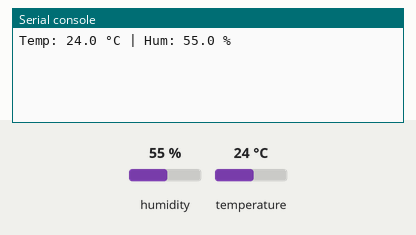
Recording of a program running on a simulated MicroPython board. Shown: the last lines printed to the serial console. The inputs (shaded band) are chosen by the test bench; at power-on: humidity 55 %, temperature 24 °C.

Above: at 1.3 s.
1.4 s: humidity set to 22 %
At 2.8 s:
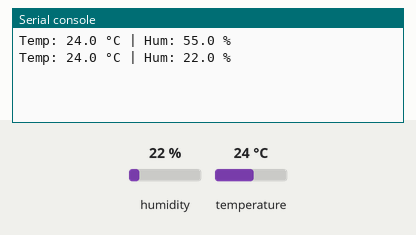
4.1 s: temperature set to 12 °C
At 5.1 s:
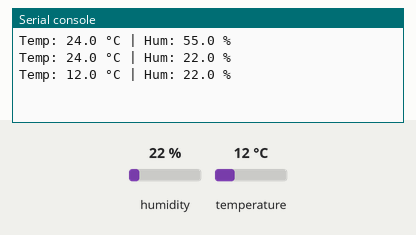
6.8 s: humidity set to 40 %
At 8.6 s:
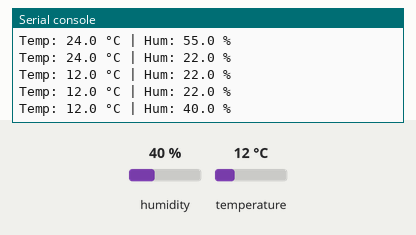
Timing chart, 0 to 10.1 s (numbered marks = the images above; inputs shaded):
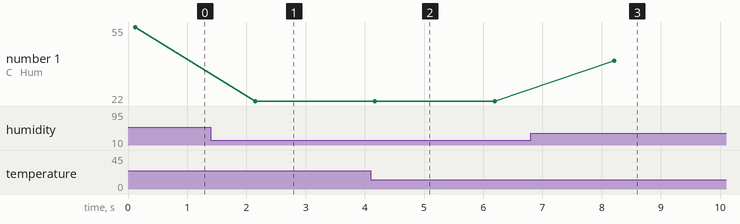

The program:

main.py
```python
import dht
from machine import Pin
import time

time.sleep(0.1) # Wait for USB to become ready

sensor = dht.DHT22(Pin(15))

while True:
    sensor.measure()
    print("Temp:", sensor.temperature(), "°C | Hum:", sensor.humidity(), "%")
    time.sleep(2)
```

Measured:
- after the input at 1.4 s, the serial console: prints a new line after 0.75 s (image 1)
- after the input at 4.1 s, the serial console: prints a new line after 0.07 s (image 2)
- after the input at 6.8 s, the serial console: prints a new line after 1.4 s (image 3)
- plotted number 1: 55 → 22 after the input at 1.4 s, 22 → 40 after the input at 6.8 s
